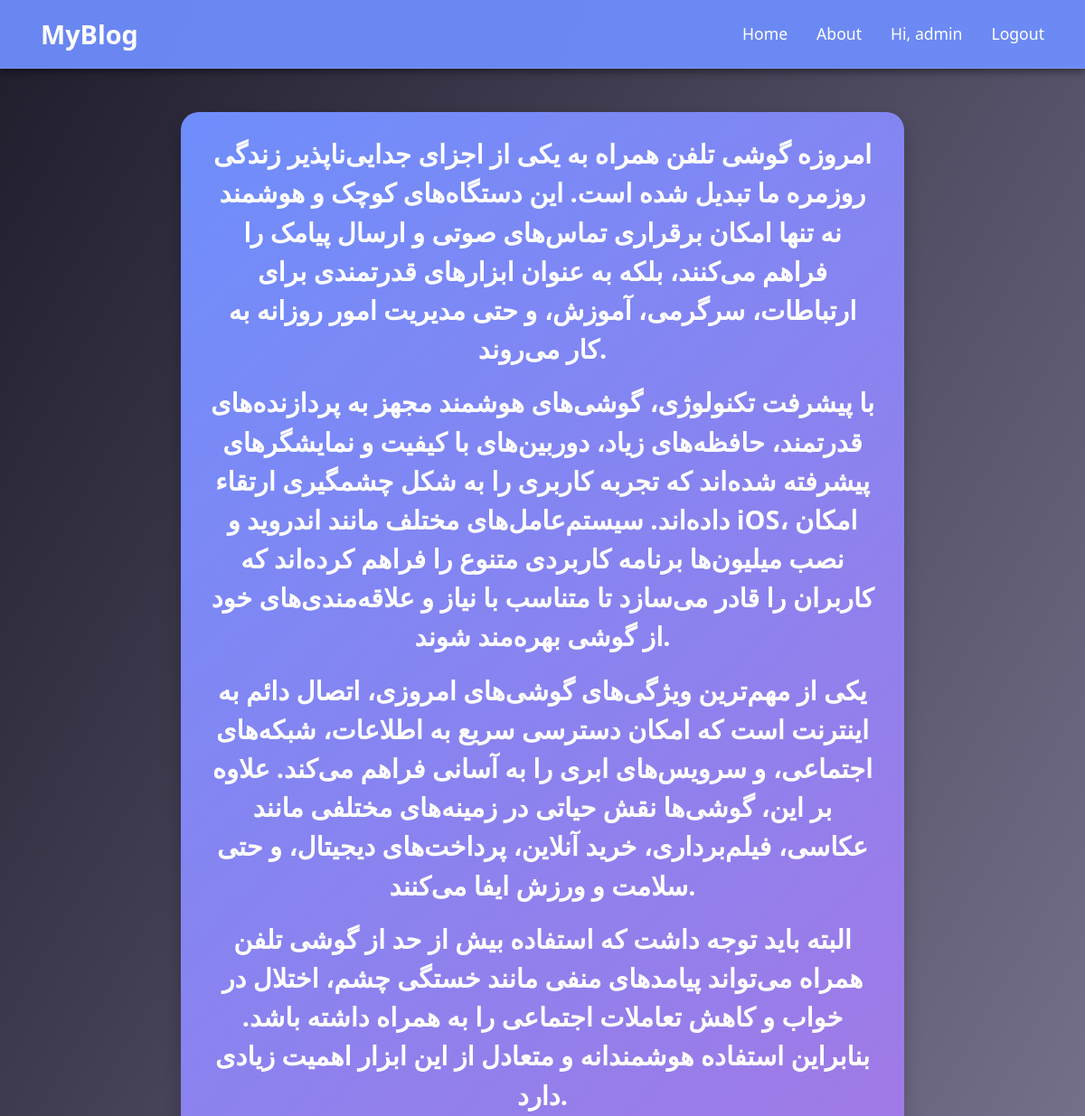
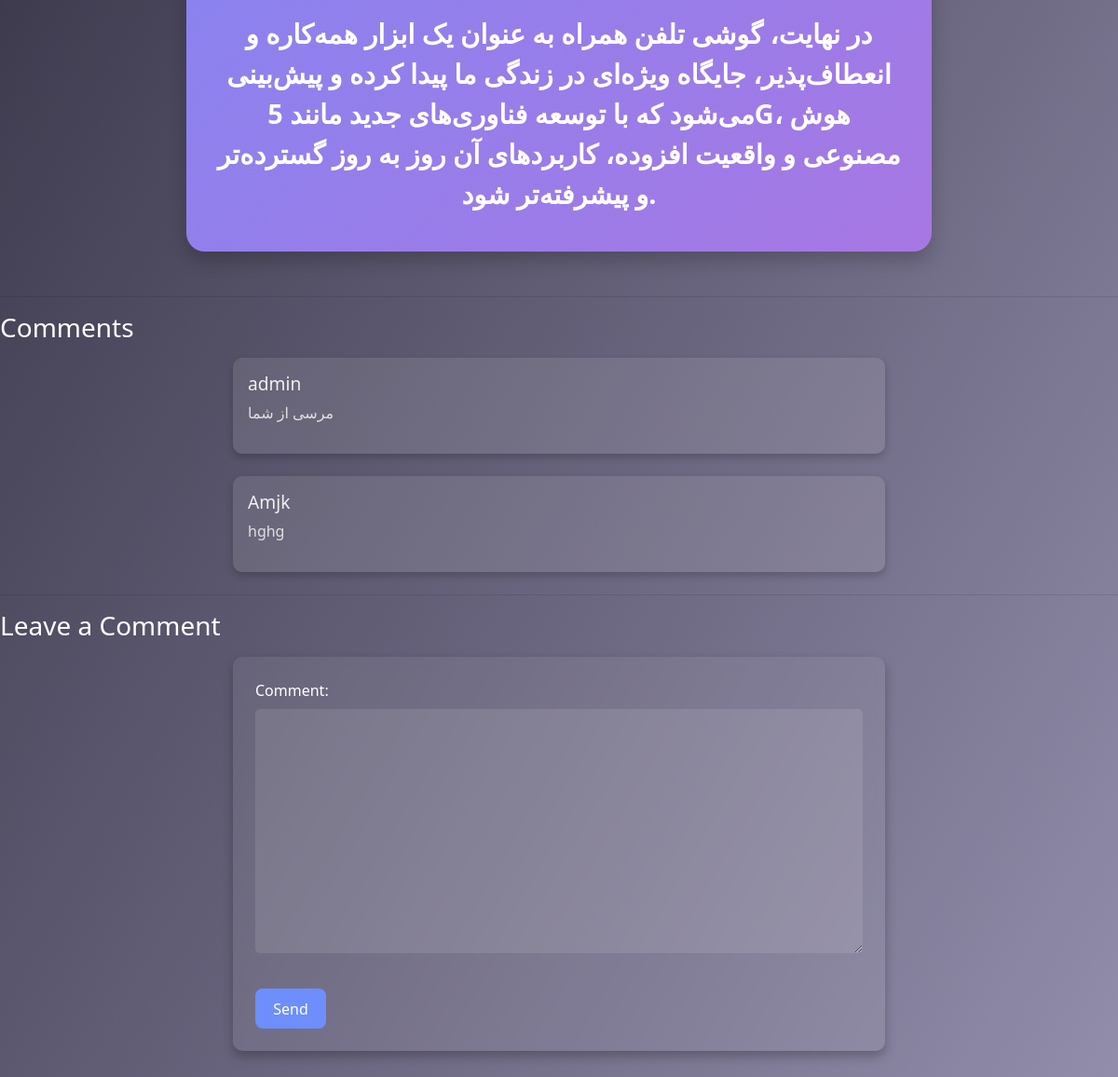
Page /2025/6/4/phone (signed in) on the committed database (2 pictures, top to bottom).
### note/models.py (models this page shows, shortened)
class Note(models.Model):
    STATUS = (
        ("draft",'Draft'),
        ("published",'Published')
    )
    author = models.ForeignKey(User,on_delete=models.CASCADE ,related_name="blog_posts")
    slug = models.SlugField(max_length=250,unique_for_date="publish")
    title = models.CharField(max_length=250)
    body = models.TextField()
    publish = models.DateTimeField(default=timezone.now)
    created = models.DateTimeField(auto_now_add=True)
    updated = models.DateTimeField(auto_now=True)
    status = models.CharField(max_length=10,choices=STATUS,default="draft")
    published = PublishManager()
    objects = models.Manager()
    class Meta:
        ordering = ("publish",)

class Comment(models.Model):
    user = models.ForeignKey(User,on_delete=models.CASCADE)
    post = models.ForeignKey(Note,on_delete=models.CASCADE,related_name="comments")
    comment = models.TextField()

### note/views.py (the view)
# urls.py: path("<int:year>/<int:month>/<int:day>/<slug:slug>",views.post_detail,name="post_detail"),
def post_detail(request,slug,day,year,month):
    post = get_object_or_404(Note,publish__year=year,publish__month=month,publish__day=day,slug=slug)
    if request.method == "POST":
        form = CommentForm(request.POST)
        if form.is_valid():
            instance = form.save(commit=False)
            instance.user = request.user
            instance.post = post
            instance.save()
            return redirect("blog:post_detail",slug=post.slug,year=post.publish.year,month=post.publish.month,day=post.publish.day)
        else:
            print("form is not valid")
    else:
        form = CommentForm()
    comment = post.comments.all()
    return render(request,"blog/post/detail.html",{"post":post,"form":form,"comment":comment})

### note/forms.py
class CommentForm(forms.ModelForm):
    class Meta:
        model = Comment
        fields = ["comment"]

### note/models.py (called while the page is built)
    def get_queryset(self):
        return super(PublishManager,self).get_queryset().filter(status="published")

### template/blog/post/detail.html (shortened to what this page needs)
{% extends "base.html" %}
{% load static %}
{% block content %}
<link rel="stylesheet" href="{% static 'css/detail.css' %}">
<div class="background-container">
  <div class="post-body">
    {{ post.body|linebreaks }}
  </div>
</div>
<hr>
<h3>Comments</h3>
{% if comment %}
  {% for comments in comment %}
    <div class="media-body" style="margin-bottom: 1.5rem;">
      <h5 class="mt-0">{{ comments.user }}</h5>
      <p>{{ comments.comment }}</p>
    </div>
  {% endfor %}
{% else %}
  <p>No comments yet.</p>
{% endif %}
<hr>
<h3>Leave a Comment</h3>
<form method="POST" style="margin-top: 1rem;">
  {{ form.as_p }}
  <button type="submit">Send</button>
</form>
{% endblock content %}

### template/base.html (shortened to what this page needs)
<!DOCTYPE html>
{% load static %}
<html lang="en">
<head>
    <link rel="stylesheet" href="https://cdn.jsdelivr.net/npm/bootstrap@4.6.2/dist/css/bootstrap.min.css">
    <link rel="stylesheet" href="{% static 'css/static.css' %}">
</head>
<body>
    <nav class="custom-navbar">
        <div class="container">
          <a href="{% url 'blog:post_list' %}" class="logo">MyBlog</a>
          <ul class="nav-links">
            <li><a href="{% url 'blog:post_list' %}">Home</a></li>
            <li><a href="#">About</a></li>
            {% if user.is_authenticated %}
              <li><a href="{% url 'blog:my_post' %}">Hi, {{ user.username }}</a></li>
              <li><a href="{% url 'accounts:logout' %}">Logout</a></li>
            {% else %}
              <li><a href="{% url 'accounts:login' %}">Login</a></li>
            {% endif %}
          </ul>
        </div>
      </nav>
    {% block content %}
    {% endblock content %}
</body>
</html>

### static/css/static.css (style rules this page uses)
.post-body { font-size: 2.5rem; font-weight: bold; font-family: "Segoe UI", Tahoma, Geneva, Verdana, sans-serif; color: #ffffff; background: linear-gradient(135deg, #6e8efb, #a777e3); padding: 1.5rem 2rem; border-radius: 20px; box-shadow: 0 10px 20px rgba(0, 0, 0, 0.2); text-align: center; margin: 3rem auto; max-width: 800px; transition: transform 0.3s ease, box-shadow 0.3s ease; animation: fadeInUp 0.8s ease-out; }
body { background: linear-gradient(120deg, #1f1c2c, #928dab); background-attachment: fixed; min-height: 100vh; margin: 0; padding: 0; font-family: "Segoe UI", Tahoma, Geneva, Verdana, sans-serif; color: #ffffff; }
.media-body { color: #fff; }
form { max-width: 600px; margin: 2rem auto; padding: 1rem; border-radius: 15px; background: rgba(255, 255, 255, 0.05); backdrop-filter: blur(5px); color: #fff; }
form input[type="text"], form textarea { width: 100%; padding: 0.75rem; margin-bottom: 1rem; border: none; border-radius: 10px; background: rgba(255, 255, 255, 0.1); color: #fff; }
form button, form input[type="submit"] { padding: 0.75rem 1.5rem; background-color: #6e8efb; color: #fff; border: none; border-radius: 10px; cursor: pointer; transition: background 0.3s ease; }
.custom-navbar { background: rgba(110, 142, 251, 0.95); padding: 1rem 0; box-shadow: 0 4px 8px rgba(0,0,0,0.4); font-family: "Segoe UI", Tahoma, Geneva, Verdana, sans-serif; position: sticky; top: 0; z-index: 1000; backdrop-filter: saturate(180%) blur(10px); border-bottom: 1px solid rgba(255,255,255,0.1); }
.custom-navbar .container { display: flex; justify-content: space-between; align-items: center; }
.custom-navbar .logo { font-size: 1.8rem; color: white; font-weight: bold; text-decoration: none; }
.custom-navbar .nav-links { list-style: none; display: flex; margin: 0; padding: 0; }
.custom-navbar .nav-links li { margin-left: 2rem; }
.custom-navbar .nav-links a { color: white; text-decoration: none; font-size: 1.1rem; transition: color 0.3s ease; }

### static/css/detail.css (style rules this page uses)
body { background: linear-gradient(120deg, #1f1c2c, #928dab); background-attachment: fixed; min-height: 100vh; margin: 0; padding: 0; font-family: "Segoe UI", Tahoma, Geneva, Verdana, sans-serif; color: white; }
.post-body { font-size: 1.8rem; font-weight: bold; color: #ffffff; background: linear-gradient(135deg, #6e8efb, #a777e3); padding: 1.5rem 2rem; border-radius: 20px; box-shadow: 0 10px 20px rgba(0, 0, 0, 0.2); text-align: center; margin: 3rem auto; max-width: 800px; transition: transform 0.3s ease, box-shadow 0.3s ease; animation: fadeInUp 0.8s ease-out; }
.media-body { background-color: rgba(255, 255, 255, 0.1); padding: 1rem; border-radius: 10px; margin: 1rem auto; max-width: 700px; box-shadow: 0 4px 8px rgba(0,0,0,0.2); }
.media-body h5 { font-size: 1.2rem; margin-bottom: 0.5rem; color: #f0f0f0; }
.media-body p { font-size: 1rem; line-height: 1.5; color: #e0e0e0; }
form { max-width: 700px; margin: 2rem auto; padding: 1.5rem; background-color: rgba(255, 255, 255, 0.07); border-radius: 10px; box-shadow: 0 6px 12px rgba(0,0,0,0.25); }
form input[type="text"], form textarea { width: 100%; padding: 0.7rem; margin-bottom: 1rem; border-radius: 5px; border: none; font-size: 1rem; }
form button { background-color: #6e8efb; color: white; border: none; padding: 0.6rem 1.2rem; border-radius: 8px; cursor: pointer; transition: background-color 0.3s ease; }

### rows in the picture
Note: body "امروزه گوشی تلفن همراه به یکی از اجزای جدایی‌ناپذیر زندگی روزمره ما تبدیل شده است. این دستگاه‌های کوچک و هوشمند نه تنها امکان برقراری تماس‌های صوتی و ارسال پیامک را فراهم می‌کنند، بلکه به عنوان ابزارهای قدرتمندی برای ارتباطات، سرگرمی، آموزش، و حتی مدیریت امور روزانه به کار می‌روند. با پیشرفت تکنولوژی، گوشی‌های هوشمند مجهز به پردازنده‌های قدرتمند، حافظه‌های زیاد، دوربین‌های با کیفیت و نمایشگرهای پیشرفته شده‌اند که تجربه کاربری را به شکل چشمگیری ارتقاء داده‌اند. سیستم‌عامل‌های مختلف مانند اندروید و iOS، امکان نصب میلیون‌ها برنامه کاربردی متنوع را فراهم کرده‌اند که کاربران را قادر می‌سازد تا متناسب با نیاز و علاقه‌مندی‌های خود از گوشی بهره‌مند شوند. یکی از مهم‌ترین ویژگی‌های گوشی‌های امروزی،…"
Comment: user "admin", comment "مرسی از شما"
Comment: user "Amjk", comment "hghg"

### other values in the picture
{{ user.username }} "admin"
